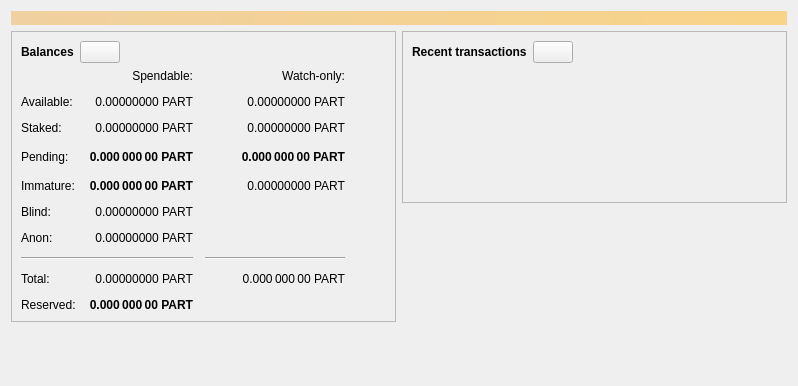
<?xml version="1.0" encoding="UTF-8"?>
<ui version="4.0">
 <class>OverviewPage</class>
 <widget class="QWidget" name="OverviewPage">
  <property name="geometry">
   <rect>
    <x>0</x>
    <y>0</y>
    <width>798</width>
    <height>386</height>
   </rect>
  </property>
  <property name="windowTitle">
   <string>Form</string>
  </property>
  <layout class="QVBoxLayout" name="topLayout">
   <item>
    <widget class="QLabel" name="labelAlerts">
     <property name="visible">
      <bool>false</bool>
     </property>
     <property name="styleSheet">
      <string notr="true">QLabel { background-color: qlineargradient(x1: 0, y1: 0, x2: 1, y2: 0, stop:0 #F0D0A0, stop:1 #F8D488); color:#000000; }</string>
     </property>
     <property name="wordWrap">
      <bool>true</bool>
     </property>
     <property name="margin">
      <number>3</number>
     </property>
     <property name="textInteractionFlags">
      <set>Qt::TextSelectableByMouse</set>
     </property>
    </widget>
   </item>
   <item>
    <layout class="QHBoxLayout" name="horizontalLayout" stretch="1,1">
     <item>
      <layout class="QVBoxLayout" name="verticalLayout_2">
       <item>
        <widget class="QFrame" name="frame">
         <property name="frameShape">
          <enum>QFrame::StyledPanel</enum>
         </property>
         <property name="frameShadow">
          <enum>QFrame::Raised</enum>
         </property>
         <layout class="QVBoxLayout" name="verticalLayout_4">
          <item>
           <layout class="QHBoxLayout" name="horizontalLayout_4">
            <item>
             <widget class="QLabel" name="label_5">
              <property name="font">
               <font>
                <weight>75</weight>
                <bold>true</bold>
               </font>
              </property>
              <property name="text">
               <string>Balances</string>
              </property>
             </widget>
            </item>
            <item>
             <widget class="QPushButton" name="labelWalletStatus">
              <property name="enabled">
               <bool>true</bool>
              </property>
              <property name="maximumSize">
               <size>
                <width>45</width>
                <height>16777215</height>
               </size>
              </property>
              <property name="toolTip">
               <string>The displayed information may be out of date. Your wallet automatically synchronizes with the Falcon network after a connection is established, but this process has not completed yet.</string>
              </property>
              <property name="text">
               <string/>
              </property>
              <property name="icon">
               <iconset>
                <normaloff>:/icons/warning</normaloff>
                <disabledoff>:/icons/warning</disabledoff>:/icons/warning</iconset>
              </property>
              <property name="iconSize">
               <size>
                <width>24</width>
                <height>24</height>
               </size>
              </property>
             </widget>
            </item>
            <item>
             <spacer name="horizontalSpacer_3">
              <property name="orientation">
               <enum>Qt::Horizontal</enum>
              </property>
              <property name="sizeHint" stdset="0">
               <size>
                <width>40</width>
                <height>20</height>
               </size>
              </property>
             </spacer>
            </item>
           </layout>
          </item>
          <item>
           <layout class="QGridLayout" name="gridLayout">
            <property name="spacing">
             <number>12</number>
            </property>
            <item row="2" column="1">
             <widget class="QLabel" name="labelStaked">
              <property name="cursor">
               <cursorShape>IBeamCursor</cursorShape>
              </property>
              <property name="toolTip">
               <string>Your current staked balance</string>
              </property>
              <property name="text">
               <string notr="true">0.00000000 PART</string>
              </property>
              <property name="alignment">
               <set>Qt::AlignRight|Qt::AlignTrailing|Qt::AlignVCenter</set>
              </property>
              <property name="textInteractionFlags">
               <set>Qt::LinksAccessibleByMouse|Qt::TextSelectableByKeyboard|Qt::TextSelectableByMouse</set>
              </property>
             </widget>
            </item>
            <item row="2" column="2">
             <widget class="QLabel" name="labelWatchStaked">
              <property name="cursor">
               <cursorShape>IBeamCursor</cursorShape>
              </property>
              <property name="toolTip">
               <string>Your current watch-only staked balance</string>
              </property>
              <property name="text">
               <string notr="true">0.00000000 PART</string>
              </property>
              <property name="alignment">
               <set>Qt::AlignRight|Qt::AlignTrailing|Qt::AlignVCenter</set>
              </property>
              <property name="textInteractionFlags">
               <set>Qt::LinksAccessibleByMouse|Qt::TextSelectableByKeyboard|Qt::TextSelectableByMouse</set>
              </property>
             </widget>
            </item>
            <item row="4" column="2">
             <widget class="QLabel" name="labelWatchImmature">
              <property name="cursor">
               <cursorShape>IBeamCursor</cursorShape>
              </property>
              <property name="toolTip">
               <string>Mined balance in watch-only addresses that has not yet matured</string>
              </property>
              <property name="text">
               <string notr="true">0.00000000 PART</string>
              </property>
              <property name="alignment">
               <set>Qt::AlignRight|Qt::AlignTrailing|Qt::AlignVCenter</set>
              </property>
              <property name="textInteractionFlags">
               <set>Qt::LinksAccessibleByMouse|Qt::TextSelectableByKeyboard|Qt::TextSelectableByMouse</set>
              </property>
             </widget>
            </item>
            <item row="3" column="3">
             <spacer name="horizontalSpacer_2">
              <property name="orientation">
               <enum>Qt::Horizontal</enum>
              </property>
              <property name="sizeHint" stdset="0">
               <size>
                <width>40</width>
                <height>20</height>
               </size>
              </property>
             </spacer>
            </item>
            <item row="4" column="1">
             <widget class="QLabel" name="labelImmature">
              <property name="font">
               <font>
                <weight>75</weight>
                <bold>true</bold>
               </font>
              </property>
              <property name="cursor">
               <cursorShape>IBeamCursor</cursorShape>
              </property>
              <property name="toolTip">
               <string>Mined balance that has not yet matured</string>
              </property>
              <property name="text">
               <string notr="true">0.000 000 00 PART</string>
              </property>
              <property name="alignment">
               <set>Qt::AlignRight|Qt::AlignTrailing|Qt::AlignVCenter</set>
              </property>
              <property name="textInteractionFlags">
               <set>Qt::LinksAccessibleByMouse|Qt::TextSelectableByKeyboard|Qt::TextSelectableByMouse</set>
              </property>
             </widget>
            </item>
            <item row="3" column="2">
             <widget class="QLabel" name="labelWatchPending">
              <property name="font">
               <font>
                <weight>75</weight>
                <bold>true</bold>
               </font>
              </property>
              <property name="cursor">
               <cursorShape>IBeamCursor</cursorShape>
              </property>
              <property name="toolTip">
               <string>Unconfirmed transactions to watch-only addresses</string>
              </property>
              <property name="text">
               <string notr="true">0.000 000 00 PART</string>
              </property>
              <property name="alignment">
               <set>Qt::AlignRight|Qt::AlignTrailing|Qt::AlignVCenter</set>
              </property>
              <property name="textInteractionFlags">
               <set>Qt::LinksAccessibleByMouse|Qt::TextSelectableByKeyboard|Qt::TextSelectableByMouse</set>
              </property>
             </widget>
            </item>
            <item row="3" column="1">
             <widget class="QLabel" name="labelUnconfirmed">
              <property name="font">
               <font>
                <weight>75</weight>
                <bold>true</bold>
               </font>
              </property>
              <property name="cursor">
               <cursorShape>IBeamCursor</cursorShape>
              </property>
              <property name="toolTip">
               <string>Total of transactions that have yet to be confirmed, and do not yet count toward the spendable balance</string>
              </property>
              <property name="text">
               <string notr="true">0.000 000 00 PART</string>
              </property>
              <property name="alignment">
               <set>Qt::AlignRight|Qt::AlignTrailing|Qt::AlignVCenter</set>
              </property>
              <property name="textInteractionFlags">
               <set>Qt::LinksAccessibleByMouse|Qt::TextSelectableByKeyboard|Qt::TextSelectableByMouse</set>
              </property>
             </widget>
            </item>
            <item row="2" column="0">
             <widget class="QLabel" name="labelStakedText">
              <property name="text">
               <string>Staked:</string>
              </property>
             </widget>
            </item>
            <item row="7" column="2">
             <widget class="Line" name="lineWatchBalance">
              <property name="sizePolicy">
               <sizepolicy hsizetype="Preferred" vsizetype="Fixed">
                <horstretch>0</horstretch>
                <verstretch>0</verstretch>
               </sizepolicy>
              </property>
              <property name="minimumSize">
               <size>
                <width>140</width>
                <height>0</height>
               </size>
              </property>
              <property name="orientation">
               <enum>Qt::Horizontal</enum>
              </property>
             </widget>
            </item>
            <item row="8" column="2">
             <widget class="QLabel" name="labelWatchTotal">
              <property name="cursor">
               <cursorShape>IBeamCursor</cursorShape>
              </property>
              <property name="toolTip">
               <string>Current total balance in watch-only addresses</string>
              </property>
              <property name="text">
               <string notr="true">0.000 000 00 PART</string>
              </property>
              <property name="alignment">
               <set>Qt::AlignRight|Qt::AlignTrailing|Qt::AlignVCenter</set>
              </property>
              <property name="textInteractionFlags">
               <set>Qt::LinksAccessibleByMouse|Qt::TextSelectableByKeyboard|Qt::TextSelectableByMouse</set>
              </property>
             </widget>
            </item>
            <item row="8" column="0">
             <widget class="QLabel" name="labelTotalText">
              <property name="text">
               <string>Total:</string>
              </property>
             </widget>
            </item>
            <item row="8" column="1">
             <widget class="QLabel" name="labelTotal">
              <property name="cursor">
               <cursorShape>IBeamCursor</cursorShape>
              </property>
              <property name="toolTip">
               <string>Your current total balance</string>
              </property>
              <property name="text">
               <string notr="true">0.00000000 PART</string>
              </property>
              <property name="alignment">
               <set>Qt::AlignRight|Qt::AlignTrailing|Qt::AlignVCenter</set>
              </property>
              <property name="textInteractionFlags">
               <set>Qt::LinksAccessibleByMouse|Qt::TextSelectableByKeyboard|Qt::TextSelectableByMouse</set>
              </property>
             </widget>
            </item>
            <item row="0" column="2">
             <widget class="QLabel" name="labelWatchonly">
              <property name="text">
               <string>Watch-only:</string>
              </property>
              <property name="alignment">
               <set>Qt::AlignRight|Qt::AlignTrailing|Qt::AlignVCenter</set>
              </property>
             </widget>
            </item>
            <item row="7" column="0" colspan="2">
             <widget class="Line" name="line">
              <property name="orientation">
               <enum>Qt::Horizontal</enum>
              </property>
             </widget>
            </item>
            <item row="1" column="0">
             <widget class="QLabel" name="labelBalanceText">
              <property name="text">
               <string>Available:</string>
              </property>
             </widget>
            </item>
            <item row="4" column="0">
             <widget class="QLabel" name="labelImmatureText">
              <property name="text">
               <string>Immature:</string>
              </property>
             </widget>
            </item>
            <item row="1" column="2">
             <widget class="QLabel" name="labelWatchAvailable">
              <property name="cursor">
               <cursorShape>IBeamCursor</cursorShape>
              </property>
              <property name="toolTip">
               <string>Your current balance in watch-only addresses</string>
              </property>
              <property name="text">
               <string notr="true">0.00000000 PART</string>
              </property>
              <property name="alignment">
               <set>Qt::AlignRight|Qt::AlignTrailing|Qt::AlignVCenter</set>
              </property>
              <property name="textInteractionFlags">
               <set>Qt::LinksAccessibleByMouse|Qt::TextSelectableByKeyboard|Qt::TextSelectableByMouse</set>
              </property>
             </widget>
            </item>
            <item row="3" column="0">
             <widget class="QLabel" name="labelPendingText">
              <property name="text">
               <string>Pending:</string>
              </property>
             </widget>
            </item>
            <item row="0" column="1">
             <widget class="QLabel" name="labelSpendable">
              <property name="text">
               <string>Spendable:</string>
              </property>
              <property name="alignment">
               <set>Qt::AlignRight|Qt::AlignTrailing|Qt::AlignVCenter</set>
              </property>
             </widget>
            </item>
            <item row="5" column="0">
             <widget class="QLabel" name="labelBlindBalanceText">
              <property name="text">
               <string>Blind:</string>
              </property>
             </widget>
            </item>
            <item row="5" column="1">
             <widget class="QLabel" name="labelBlindBalance">
              <property name="cursor">
               <cursorShape>IBeamCursor</cursorShape>
              </property>
              <property name="toolTip">
               <string>Your current spendable blinded balance</string>
              </property>
              <property name="text">
               <string notr="true">0.00000000 PART</string>
              </property>
              <property name="alignment">
               <set>Qt::AlignRight|Qt::AlignTrailing|Qt::AlignVCenter</set>
              </property>
              <property name="textInteractionFlags">
               <set>Qt::LinksAccessibleByMouse|Qt::TextSelectableByKeyboard|Qt::TextSelectableByMouse</set>
              </property>
             </widget>
            </item>
            <item row="6" column="0">
             <widget class="QLabel" name="labelAnonText">
              <property name="text">
               <string>Anon:</string>
              </property>
             </widget>
            </item>
            <item row="6" column="1">
             <widget class="QLabel" name="labelAnonBalance">
              <property name="cursor">
               <cursorShape>IBeamCursor</cursorShape>
              </property>
              <property name="toolTip">
               <string>Your current spendable anon balance</string>
              </property>
              <property name="text">
               <string notr="true">0.00000000 PART</string>
              </property>
              <property name="alignment">
               <set>Qt::AlignRight|Qt::AlignTrailing|Qt::AlignVCenter</set>
              </property>
              <property name="textInteractionFlags">
               <set>Qt::LinksAccessibleByMouse|Qt::TextSelectableByKeyboard|Qt::TextSelectableByMouse</set>
              </property>
             </widget>
            </item>
            <item row="1" column="1">
             <widget class="QLabel" name="labelBalance">
              <property name="cursor">
               <cursorShape>IBeamCursor</cursorShape>
              </property>
              <property name="toolTip">
               <string>Your current spendable balance</string>
              </property>
              <property name="text">
               <string notr="true">0.00000000 PART</string>
              </property>
              <property name="alignment">
               <set>Qt::AlignRight|Qt::AlignTrailing|Qt::AlignVCenter</set>
              </property>
              <property name="textInteractionFlags">
               <set>Qt::LinksAccessibleByMouse|Qt::TextSelectableByKeyboard|Qt::TextSelectableByMouse</set>
              </property>
             </widget>
            </item>
            <item row="9" column="0">
             <widget class="QLabel" name="labelReservedText">
              <property name="text">
               <string>Reserved:</string>
              </property>
             </widget>
            </item>
            <item row="9" column="1">
             <widget class="QLabel" name="labelReserved">
              <property name="font">
               <font>
                <weight>75</weight>
                <bold>true</bold>
               </font>
              </property>
              <property name="cursor">
               <cursorShape>IBeamCursor</cursorShape>
              </property>
              <property name="toolTip">
               <string>Your current spendable balance</string>
              </property>
              <property name="text">
               <string notr="true">0.000 000 00 PART</string>
              </property>
              <property name="alignment">
               <set>Qt::AlignRight|Qt::AlignTrailing|Qt::AlignVCenter</set>
              </property>
              <property name="textInteractionFlags">
               <set>Qt::LinksAccessibleByMouse|Qt::TextSelectableByKeyboard|Qt::TextSelectableByMouse</set>
              </property>
             </widget>
            </item>
           </layout>
          </item>
         </layout>
        </widget>
       </item>
       <item>
        <spacer name="verticalSpacer">
         <property name="orientation">
          <enum>Qt::Vertical</enum>
         </property>
         <property name="sizeHint" stdset="0">
          <size>
           <width>20</width>
           <height>40</height>
          </size>
         </property>
        </spacer>
       </item>
      </layout>
     </item>
     <item>
      <layout class="QVBoxLayout" name="verticalLayout_3">
       <item>
        <widget class="QFrame" name="frame_2">
         <property name="frameShape">
          <enum>QFrame::StyledPanel</enum>
         </property>
         <property name="frameShadow">
          <enum>QFrame::Raised</enum>
         </property>
         <layout class="QVBoxLayout" name="verticalLayout">
          <item>
           <layout class="QHBoxLayout" name="horizontalLayout_2">
            <item>
             <widget class="QLabel" name="label_4">
              <property name="font">
               <font>
                <weight>75</weight>
                <bold>true</bold>
               </font>
              </property>
              <property name="text">
               <string>Recent transactions</string>
              </property>
             </widget>
            </item>
            <item>
             <widget class="QPushButton" name="labelTransactionsStatus">
              <property name="enabled">
               <bool>true</bool>
              </property>
              <property name="maximumSize">
               <size>
                <width>45</width>
                <height>16777215</height>
               </size>
              </property>
              <property name="toolTip">
               <string>The displayed information may be out of date. Your wallet automatically synchronizes with the Falcon network after a connection is established, but this process has not completed yet.</string>
              </property>
              <property name="text">
               <string/>
              </property>
              <property name="icon">
               <iconset>
                <normaloff>:/icons/warning</normaloff>
                <disabledoff>:/icons/warning</disabledoff>:/icons/warning</iconset>
              </property>
              <property name="iconSize">
               <size>
                <width>24</width>
                <height>24</height>
               </size>
              </property>
             </widget>
            </item>
            <item>
             <spacer name="horizontalSpacer">
              <property name="orientation">
               <enum>Qt::Horizontal</enum>
              </property>
              <property name="sizeHint" stdset="0">
               <size>
                <width>40</width>
                <height>20</height>
               </size>
              </property>
             </spacer>
            </item>
           </layout>
          </item>
          <item>
           <widget class="TransactionOverviewWidget" name="listTransactions">
            <property name="styleSheet">
             <string notr="true">QListView { background: transparent; }</string>
            </property>
            <property name="frameShape">
             <enum>QFrame::NoFrame</enum>
            </property>
            <property name="verticalScrollBarPolicy">
             <enum>Qt::ScrollBarAlwaysOff</enum>
            </property>
            <property name="horizontalScrollBarPolicy">
             <enum>Qt::ScrollBarAlwaysOff</enum>
            </property>
            <property name="sizeAdjustPolicy">
             <enum>QAbstractScrollArea::AdjustToContents</enum>
            </property>
            <property name="selectionMode">
             <enum>QAbstractItemView::NoSelection</enum>
            </property>
            <property name="uniformItemSizes">
             <bool>true</bool>
            </property>
           </widget>
          </item>
         </layout>
        </widget>
       </item>
       <item>
        <spacer name="verticalSpacer_2">
         <property name="orientation">
          <enum>Qt::Vertical</enum>
         </property>
         <property name="sizeHint" stdset="0">
          <size>
           <width>20</width>
           <height>40</height>
          </size>
         </property>
        </spacer>
       </item>
      </layout>
     </item>
    </layout>
   </item>
  </layout>
 </widget>
 <customwidgets>
  <customwidget>
   <class>TransactionOverviewWidget</class>
   <extends>QListView</extends>
   <header>qt/transactionoverviewwidget.h</header>
  </customwidget>
 </customwidgets>
 <resources/>
 <connections/>
</ui>
